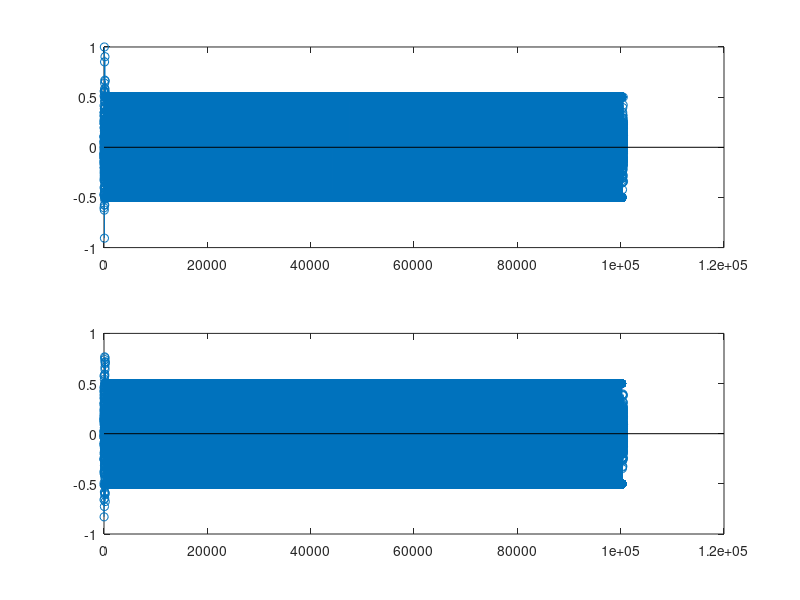

Reproduce this figure in MATLAB.
% N = 10000;
% % make 100 random bits of values +- 1
% bits = (sign(randn(N,1)) + 1)./2;

load ('bits.mat'); %bits.mat was made using the above commented out code

Symbol_period = 20;

% create a generic pulse of unit height
% with width equal to symbol period
pulse = ones(Symbol_period, 1);

%Translate bits to qpsk samples
x = zeros(length(bits)/2,1);
for n = 1:length(x)
    m = 1+2*(n-1);
    if isequal(bits(m:m+1), [0;0])
        x(n) = -1/2 + 1/2i;
    elseif isequal(bits(m:m+1), [0;1])
        x(n) = -1/2 - 1/2i;
    elseif isequal(bits(m:m+1), [1;1])
        x(n) = 1/2 - 1/2i;
    elseif isequal(bits(m:m+1), [1; 0])
        x(n) = 1/2 + 1/2i;
    end
end

% Upsample x to the width of pulses
x = upsample(x, Symbol_period);

% now convolve the single generic pulse with the spread-out bits
x_tx = conv(pulse, x);


% Add known noise
load('random_start_noise.mat'); %random noise are wgn normalized to max amplitude of our pulses
load('random_end_noise.mat');  % we generated and saved them, so we can find our signal on the rx side
new_bits = zeros(length(x_tx) + length(random_start_noise)+length(random_end_noise), 1);
new_bits(1:256) = random_start_noise;
new_bits(257:end-256) = x_tx;
new_bits(end-255:end) = random_end_noise;
x_tx = new_bits;

% to visualize, make a stem plot
subplot(211)
stem(real(x_tx));
subplot(212)
stem(imag(x_tx));


% zero pad the beginning with 100000 samples to ensure that any glitch that
% happens when we start transmitting doesn't effect the data

x_tx = [zeros(100000, 1); x_tx;zeros(100000, 1)];


% here we write the data into a format that the USRP can understand
% specifically, we use float32 numbers with real followed by imaginary
% values

% first create a vector to store the interleaved real and imaginary values

tmp = zeros(length(x_tx)*2, 1);

% then assign the real part of x_tx to every other sample and the imaginary
% part to the remaining samples. In this example, the imaginary parts are
% all zero since our original signal is purely real, but we still have to
% write the zero values 

tmp(1:2:end) = real(x_tx);
tmp(2:2:end) = imag(x_tx);

% open a file to write in binary format 
f1 = fopen('tx2.dat', 'wb');
% write the values as a float32
fwrite(f1, tmp/2, 'float32');
% close the file
fclose(f1)